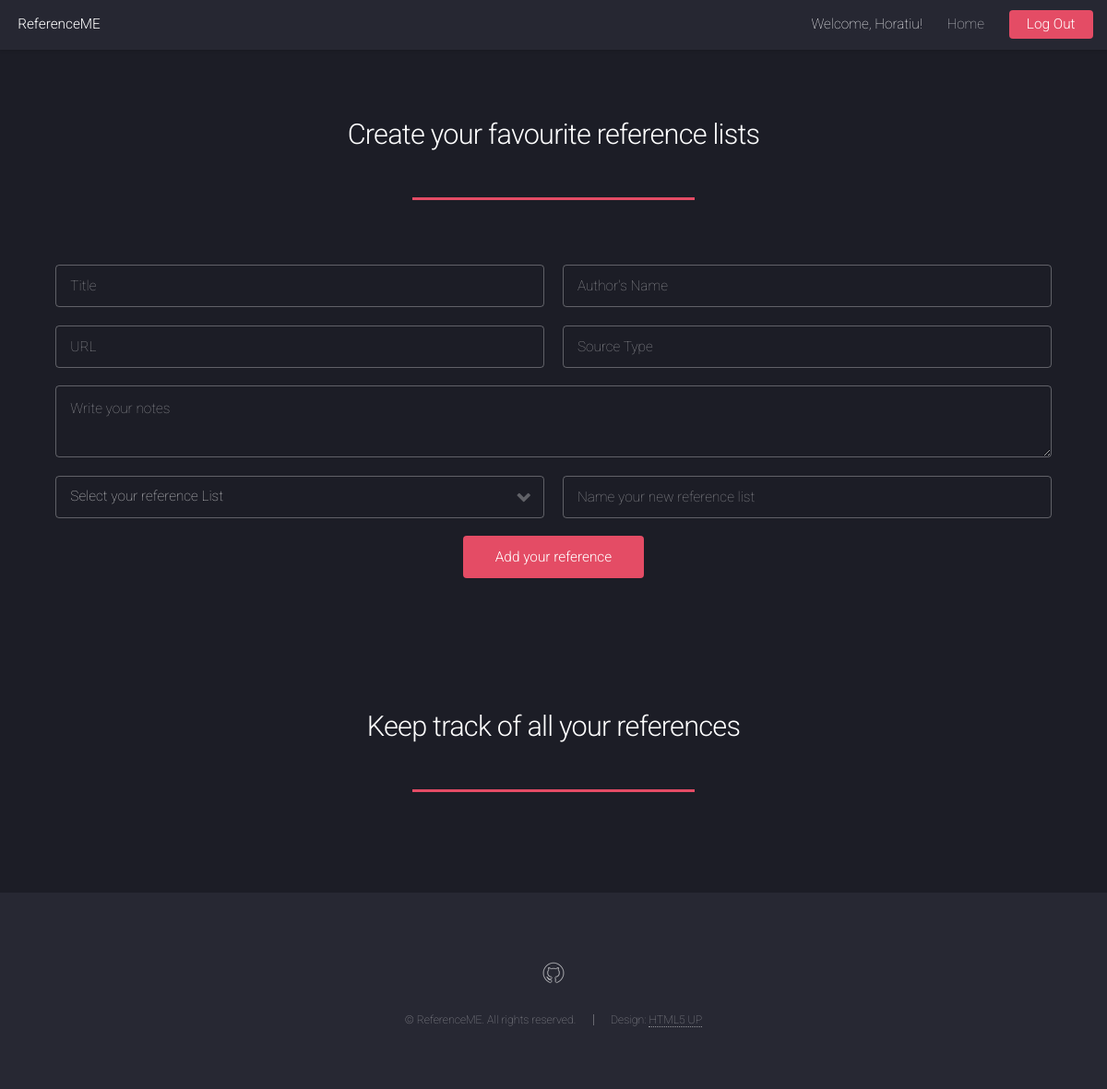
Before: /mainpage/ (signed in) with the older database file.
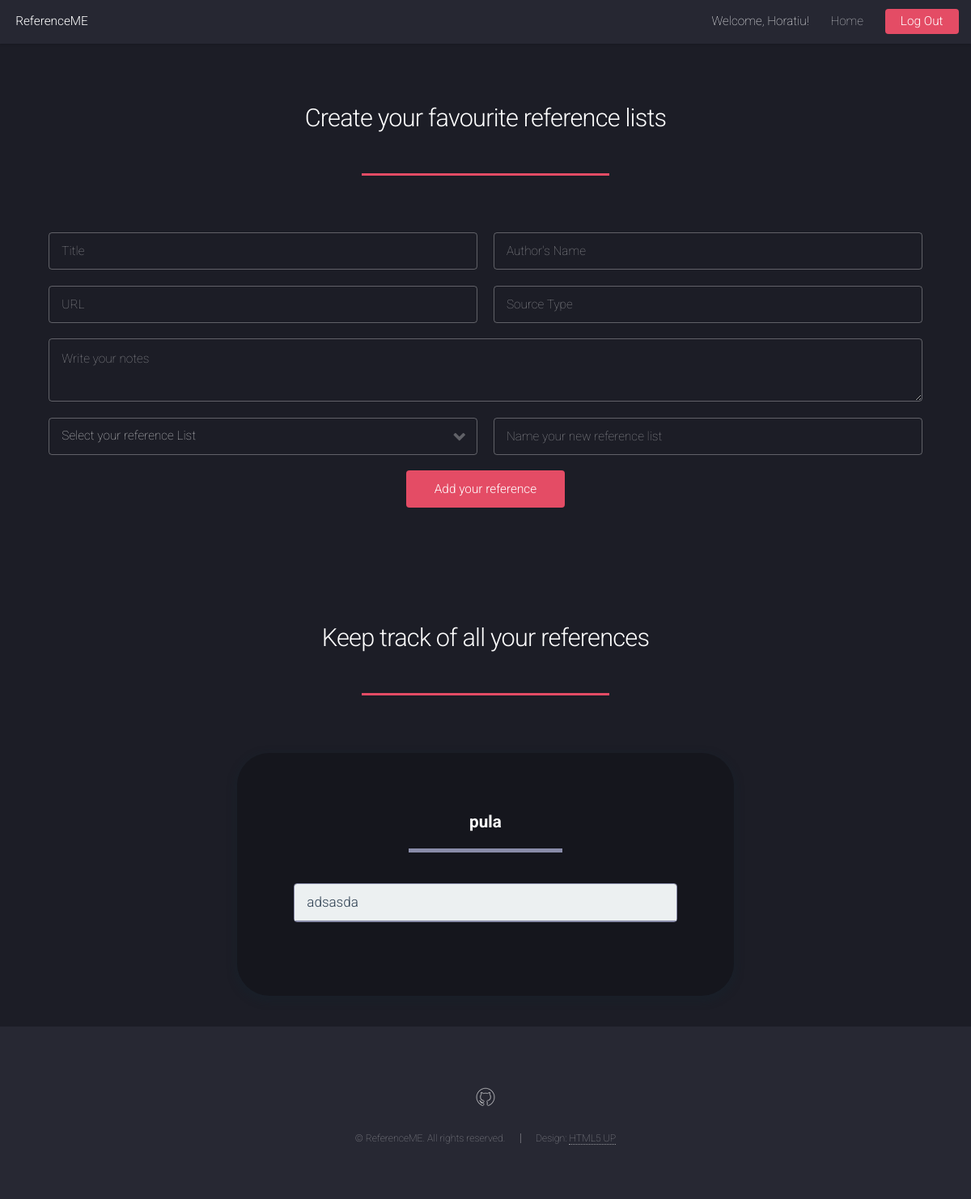
After: the same page with the newer database file.
### mainapp/models.py (models this page shows)
class ReferenceList(models.Model):
	owner = models.ForeignKey(User, on_delete = models.CASCADE)
	name = models.CharField(max_length=200)
	createdAt = models.DateTimeField('date published')

class Reference(models.Model):
	reference_list = models.ForeignKey(ReferenceList, on_delete = models.CASCADE)
	title = models.CharField(max_length=200)
	author = models.CharField(max_length=200)
	website = models.CharField(max_length=1000)
	source = models.CharField(max_length=100)
	notes = models.CharField(max_length=5000)

### mainapp/views.py (the view)
# urls.py: url(r'^mainpage/$', views.mainpage, name='mainpage'),
def mainpage(request):
	if not request.user.is_authenticated:
		return HttpResponseRedirect(reverse('mainapp:authentication'))
	try:
		reflist = ReferenceList.objects.all().filter(owner = request.user)
	except ReferenceList.DoesNotExist:
		reflist = None
	context = {'referencesLists' : reflist}#, 'references' : references}
	return render(request, 'mainapp/mainpage.html', context)

### mainapp/templates/mainapp/mainpage.html (shortened to what this page needs)
<!DOCTYPE HTML>
{% load static %}
<html>
	<head>
		<link rel="stylesheet" href="{% static 'mainapp/assets/css/main.css' %}" />
		<link rel="stylesheet" href="{% static 'mainapp/assets/css/bootstrap.minn.css' %}"/>
	</head>
	<body>
		<div id="page-wrapper">
				<header id="header">
					<h1 id="logo"><a href="{% url 'mainapp:index' %}">ReferenceME</a></h1>
					<nav id="nav">
						<ul>
							<li><p>Welcome, {{ request.user.first_name }}!</p></li>
							<li><a href="{% url 'mainapp:index' %}">Home</a></li>
							<li><a href="{% url 'mainapp:signout' %}" class="button special">Log Out</a></li>
						</ul>
					</nav>
				</header>
				<section id="referenceadd" class="wrapper style1 special fade-up">
					<div class="container">
						<header class="major">
							<h2>Create your favourite reference lists</h2>
						</header>
							<section id ="reference">
								<form method="post" action="{% url 'mainapp:addref'%}">
									<div class="row uniform 50%">
										<div class="6u 12u$(xsmall)">
											<input type="text" name="title" id="title" value="" placeholder="Title" />
										</div>
										<div class="6u 12u$(xsmall)">
											<input type="text" name="author" id="author" value="" placeholder="Author's Name" />
										</div>
										<div class="6u 12u$(xsmall)">
											<input type="text" name="urlink" id="urlink" value="" placeholder="URL" />
										</div>
										<div class="6u 12u$(xsmall)">
											<input type="text" name="source" id="source" value="" placeholder="Source Type" />
										</div>
										<div class="12u$">
											<textarea name="notes" id="notes" placeholder="Write your notes" rows="2"></textarea>
										</div>
										<div class="6u 12u$(xsmall)">
											<div class="select-wrapper">
												<select name="category" id="category">
													<option value="">Select your reference List   </option>
												</select>
											</div>
										</div>
										<div class="6u 12u$">
											<input type="text" name="newlistname" id="newlistname" value="" placeholder="Name your new reference list" />
										</div>
										<br>
										<div class="12u$">
											<ul class="actions">
												<li><input type="submit" value="Add your reference" class="special" /></li>
											</ul>
										</div>
									</div>
 								</form>
							</section>
 					</div>
				</section>
				<div id="main" class="wrapper style1">
					<div class="container">
						<header class="major">
							<h2>Keep track of all your references</h2>
						</header>
							<section id="content">
							{% for list in referencesLists %}
							  <div class="resultform">
							  	<header><h3 class="major"><b><center>{{ list.name }}</center></b></h2></header><br>
							  	{% for reference in list.reference_set.all %}
							  	<div class="panel panel-default">
							      <div class="panel-heading">
							        <h4 class="panel-title">
							          <a data-toggle="collapse" data-parent="#accordion" href="#collapse1" align="center">{{reference.title}}</a>
							        </h4>
							      </div>
						    </div>
						    {% endfor %}
						  </div>
						 {% endfor %}
							</section>
					</div>
				</div>
				<footer id="footer">
					<ul class="icons">
						<li><a href="https://github.com/horatiu11/GroupK_Scenario3" class="icon alt fa-github"><span class="label">GitHub</span></a></li>
					</ul>
					<ul class="copyright">
						<li>&copy; ReferenceME. All rights reserved.</li><li>Design: <a href="http://html5up.net">HTML5 UP</a></li>
					</ul>
				</footer>
		</div>
	</body>
</html>

Changed rows visible on the page:
added ReferenceList: name "pula"
added Reference: title "adsasda"
